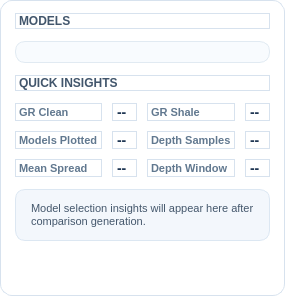
                                <widget class="QFrame" name="insights_card">
                                    <property name="frameShape">
                                        <enum>QFrame::StyledPanel</enum>
                                    </property>
                                    <property name="styleSheet">
                                        <string>background:#FFFFFF;border:1px solid #D7E2EE;border-radius:12px;</string>
                                    </property>
                                    <property name="sizePolicy">
                                        <sizepolicy hsizetype="Preferred" vsizetype="Expanding">
                                            <horstretch>0</horstretch>
                                            <verstretch>3</verstretch>
                                        </sizepolicy>
                                    </property>
                                    <layout class="QVBoxLayout" name="verticalLayout_ins">
                                        <property name="spacing">
                                            <number>12</number>
                                        </property>
                                        <property name="leftMargin">
                                            <number>14</number>
                                        </property>
                                        <property name="topMargin">
                                            <number>12</number>
                                        </property>
                                        <property name="rightMargin">
                                            <number>14</number>
                                        </property>
                                        <property name="bottomMargin">
                                            <number>14</number>
                                        </property>
                                        <item>
                                            <widget class="QLabel" name="lblMod">
                                                <property name="text">
                                                    <string>MODELS</string>
                                                </property>
                                                <property name="styleSheet">
                                                    <string>font-size:12px;font-weight:800;color:#42566C;</string>
                                                </property>
                                            </widget>
                                        </item>
                                        <item>
                                            <widget class="QFrame" name="_legend_host">
                                                <property name="frameShape">
                                                    <enum>QFrame::StyledPanel</enum>
                                                </property>
                                                <property name="styleSheet">
                                                    <string>background:#F8FBFE;border:1px solid #E1EAF2;border-radius:10px;</string>
                                                </property>
                                                <layout class="QVBoxLayout" name="_legend_layout">
                                                    <property name="spacing">
                                                        <number>8</number>
                                                    </property>
                                                    <property name="leftMargin">
                                                        <number>10</number>
                                                    </property>
                                                    <property name="topMargin">
                                                        <number>10</number>
                                                    </property>
                                                    <property name="rightMargin">
                                                        <number>10</number>
                                                    </property>
                                                    <property name="bottomMargin">
                                                        <number>10</number>
                                                    </property>
                                                </layout>
                                            </widget>
                                        </item>
                                        <item>
                                            <widget class="QLabel" name="lblQuickIns">
                                                <property name="text">
                                                    <string>QUICK INSIGHTS</string>
                                                </property>
                                                <property name="styleSheet">
                                                    <string>font-size:12px;font-weight:800;color:#42566C;</string>
                                                </property>
                                            </widget>
                                        </item>
                                        <item>
                                            <layout class="QGridLayout" name="gridLayout">
                                                <property name="horizontalSpacing">
                                                    <number>10</number>
                                                </property>
                                                <property name="verticalSpacing">
                                                    <number>10</number>
                                                </property>
                                                <item row="0" column="0">
                                                    <widget class="QLabel" name="lbl_t_lblCleanValue">
                                                        <property name="text">
                                                            <string>GR Clean</string>
                                                        </property>
                                                        <property name="styleSheet">
                                                            <string>font-size:11px;color:#61788F;font-weight:700;</string>
                                                        </property>
                                                    </widget>
                                                </item>
                                                <item row="0" column="1">
                                                    <widget class="QLabel" name="lblCleanValue">
                                                        <property name="text">
                                                            <string>--</string>
                                                        </property>
                                                        <property name="styleSheet">
                                                            <string>font-size:14px;font-weight:800;color:#1F3653;</string>
                                                        </property>
                                                    </widget>
                                                </item>
                                                <item row="0" column="2">
                                                    <widget class="QLabel" name="lbl_t_lblShaleValue">
                                                        <property name="text">
                                                            <string>GR Shale</string>
                                                        </property>
                                                        <property name="styleSheet">
                                                            <string>font-size:11px;color:#61788F;font-weight:700;</string>
                                                        </property>
                                                    </widget>
                                                </item>
                                                <item row="0" column="3">
                                                    <widget class="QLabel" name="lblShaleValue">
                                                        <property name="text">
                                                            <string>--</string>
                                                        </property>
                                                        <property name="styleSheet">
                                                            <string>font-size:14px;font-weight:800;color:#1F3653;</string>
                                                        </property>
                                                    </widget>
                                                </item>
                                                <item row="1" column="0">
                                                    <widget class="QLabel" name="lbl_t_lblModelsValue">
                                                        <property name="text">
                                                            <string>Models Plotted</string>
                                                        </property>
                                                        <property name="styleSheet">
                                                            <string>font-size:11px;color:#61788F;font-weight:700;</string>
                                                        </property>
                                                    </widget>
                                                </item>
                                                <item row="1" column="1">
                                                    <widget class="QLabel" name="lblModelsValue">
                                                        <property name="text">
                                                            <string>--</string>
                                                        </property>
                                                        <property name="styleSheet">
                                                            <string>font-size:14px;font-weight:800;color:#1F3653;</string>
                                                        </property>
                                                    </widget>
                                                </item>
                                                <item row="1" column="2">
                                                    <widget class="QLabel" name="lbl_t_lblSamplesValue">
                                                        <property name="text">
                                                            <string>Depth Samples</string>
                                                        </property>
                                                        <property name="styleSheet">
                                                            <string>font-size:11px;color:#61788F;font-weight:700;</string>
                                                        </property>
                                                    </widget>
                                                </item>
                                                <item row="1" column="3">
                                                    <widget class="QLabel" name="lblSamplesValue">
                                                        <property name="text">
                                                            <string>--</string>
                                                        </property>
                                                        <property name="styleSheet">
                                                            <string>font-size:14px;font-weight:800;color:#1F3653;</string>
                                                        </property>
                                                    </widget>
                                                </item>
                                                <item row="2" column="0">
                                                    <widget class="QLabel" name="lbl_t_lblSpreadValue">
                                                        <property name="text">
                                                            <string>Mean Spread</string>
                                                        </property>
                                                        <property name="styleSheet">
                                                            <string>font-size:11px;color:#61788F;font-weight:700;</string>
                                                        </property>
                                                    </widget>
                                                </item>
                                                <item row="2" column="1">
                                                    <widget class="QLabel" name="lblSpreadValue">
                                                        <property name="text">
                                                            <string>--</string>
                                                        </property>
                                                        <property name="styleSheet">
                                                            <string>font-size:14px;font-weight:800;color:#1F3653;</string>
                                                        </property>
                                                    </widget>
                                                </item>
                                                <item row="2" column="2">
                                                    <widget class="QLabel" name="lbl_t_lblWindowValue">
                                                        <property name="text">
                                                            <string>Depth Window</string>
                                                        </property>
                                                        <property name="styleSheet">
                                                            <string>font-size:11px;color:#61788F;font-weight:700;</string>
                                                        </property>
                                                    </widget>
                                                </item>
                                                <item row="2" column="3">
                                                    <widget class="QLabel" name="lblWindowValue">
                                                        <property name="text">
                                                            <string>--</string>
                                                        </property>
                                                        <property name="styleSheet">
                                                            <string>font-size:14px;font-weight:800;color:#1F3653;</string>
                                                        </property>
                                                    </widget>
                                                </item>
                                            </layout>
                                        </item>
                                        <item>
                                            <widget class="QLabel" name="txtInsight">
                                                <property name="text">
                                                    <string>Model selection insights will appear here after comparison generation.</string>
                                                </property>
                                                <property name="styleSheet">
                                                    <string>background:#F3F7FC;border:1px solid #DCE7F2;border-radius:10px;padding:12px;color:#44576C;font-size:11px;</string>
                                                </property>
                                                <property name="wordWrap">
                                                    <bool>true</bool>
                                                </property>
                                            </widget>
                                        </item>
                                        <item>
                                            <spacer name="spacer_i">
                                                <property name="orientation">
                                                    <enum>Qt::Vertical</enum>
                                                </property>
                                                <property name="sizeHint" stdset="0">
                                                    <size>
                                                        <width>20</width>
                                                        <height>40</height>
                                                    </size>
                                                </property>
                                            </spacer>
                                        </item>
                                    </layout>
                                </widget>
